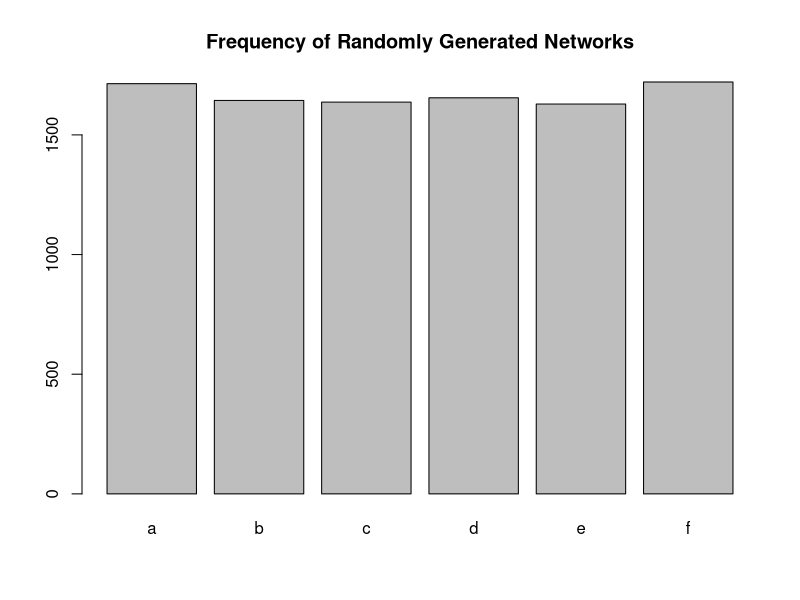

R code for this plot:
## A function to generate random networks using Configuration Model
## given a degree sequence
## randomly select two stubs from stubs.vec and connect them
## remove selected stubs from stubs.vec and take num.stubs - 2
## continue until no stubs remain.
## this algorithm will return an adjacency matrix 
## NOTE: THIS ALGORITHM MAY PRODUCE MATRICES WITH SELF-LOOPS
## AND MULTI-EDGES!
config.model = function(deg.seq)
{
  ## invalid if the sum of the degree sequence is odd
  if(sum(deg.seq) %% 2 == 1)
  {
    return (NULL)
  }
  
  ##generate the vector of stubs
  stubs.vec = numeric(0)
  for (i in 1:length(deg.seq))
  {
    stubs.vec = c(stubs.vec, rep(i, deg.seq[i]))
  }
  
  ##set number of stubs
  num.stubs = length(stubs.vec)
  
  ## create adjacency matrix
  adj.mat = matrix(0, nrow = length(deg.seq), ncol = length(deg.seq))
  
  while(num.stubs > 0)
  {
    
    ## randomly select two stubs
    stubs = sample(stubs.vec, 2)
    
    ## connect the two stubs to form an edge
    adj.mat[stubs[1], stubs[2]] = adj.mat[stubs[1], stubs[2]] + 1
    adj.mat[stubs[2], stubs[1]] = adj.mat[stubs[2], stubs[1]] + 1
    
    ## remove both stubs from stubs.vec
    ## find the index of stub 1 and remove it
    stub.idx = 0
    for (i in 1:num.stubs)
    {
      if(stubs[1] == stubs.vec[i])
      {
        stub.idx = i
        break
      }
    }
    stubs.vec = stubs.vec[-stub.idx]
    
    ## find the index of stub 2 and remove it
    stub.idx = 0
    for (i in 1:num.stubs)
    {
      if(stubs[2] == stubs.vec[i])
      {
        stub.idx = i
        break
      }
    }
    stubs.vec = stubs.vec[-stub.idx]
    
    ## decrement number of stubs
    num.stubs = num.stubs - 2
    
  }
  
  return (adj.mat)
}

## A function to generate reps number of random networks 
## following a given degree sequence
## without self-loops or multi-edges
## returns a list of valid networks
config.valid.networks = function(deg.seq, reps)
{
  ## make sure to sort descending
  deg.seq = sort(deg.seq, decreasing = TRUE)
  
  ## a list of matrices
  sim.matrices = list()
  i = 1
  while(i <= reps)
  {
    ## generate a random matrix
    rand.mat = config.model(deg.seq)
    
    
    
    ##check if the matrix is valid
    is.valid.mat = TRUE
    
    ##check for self-loops
    if(sum(diag(rand.mat)) != 0)
    {
      is.valid.mat = FALSE
    }
    
    ##check for multi-edges
    if (is.valid.mat)
    {
      if(length(rand.mat[rand.mat > 1]) > 0)
      {
        is.valid.mat = FALSE
      }
    }
    
    ## if the matrix is valid, add it to the list and increment i
    if (is.valid.mat)
    {
      sim.matrices[[i]] = rand.mat
      i = i + 1
    }
  }
  ## return a list of adjacency matrices
  return (sim.matrices)
}

##Checking that the random networks are about uniformly distributed
test = c(3,2,2,2,1)
test.nets = config.valid.networks(test,10000)
test.unique = unique(test.nets)
a = test.unique[[1]]
b = test.unique[[2]]
c = test.unique[[3]]
d = test.unique[[4]]
e = test.unique[[5]]
f = test.unique[[6]]

test.dist = c()
for (i in 1:length(test.nets))
{
  if (identical(test.nets[[i]], a))
  {
    test.dist = c(test.dist, "a")
  }
  if (identical(test.nets[[i]], b))
  {
    test.dist = c(test.dist, "b")
  }
  if (identical(test.nets[[i]], c))
  {
    test.dist = c(test.dist, "c")
  }
  if (identical(test.nets[[i]], d))
  {
    test.dist = c(test.dist, "d")
  }
  if (identical(test.nets[[i]], e))
  {
    test.dist = c(test.dist, "e")
  }
  if (identical(test.nets[[i]], f))
  {
    test.dist = c(test.dist, "f")
  }
}

barplot(height = table(test.dist), main = "Frequency of Randomly Generated Networks")

